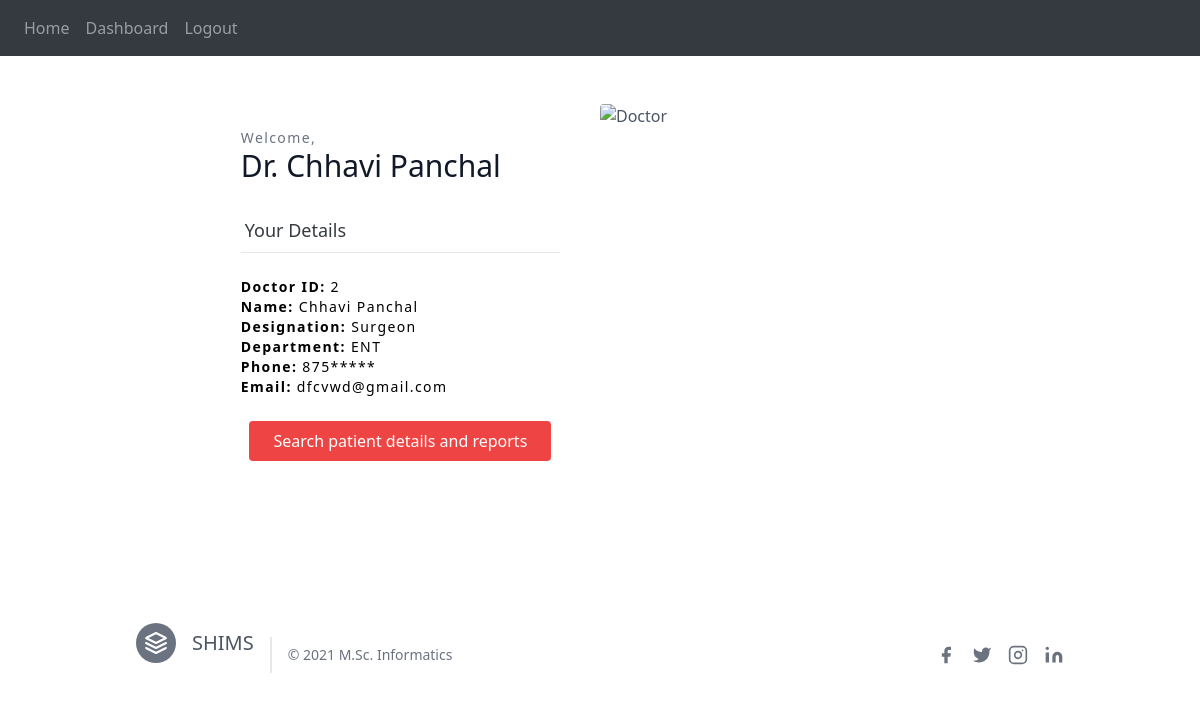
Page /doctor-dashboard (signed in) on the earlier database version.
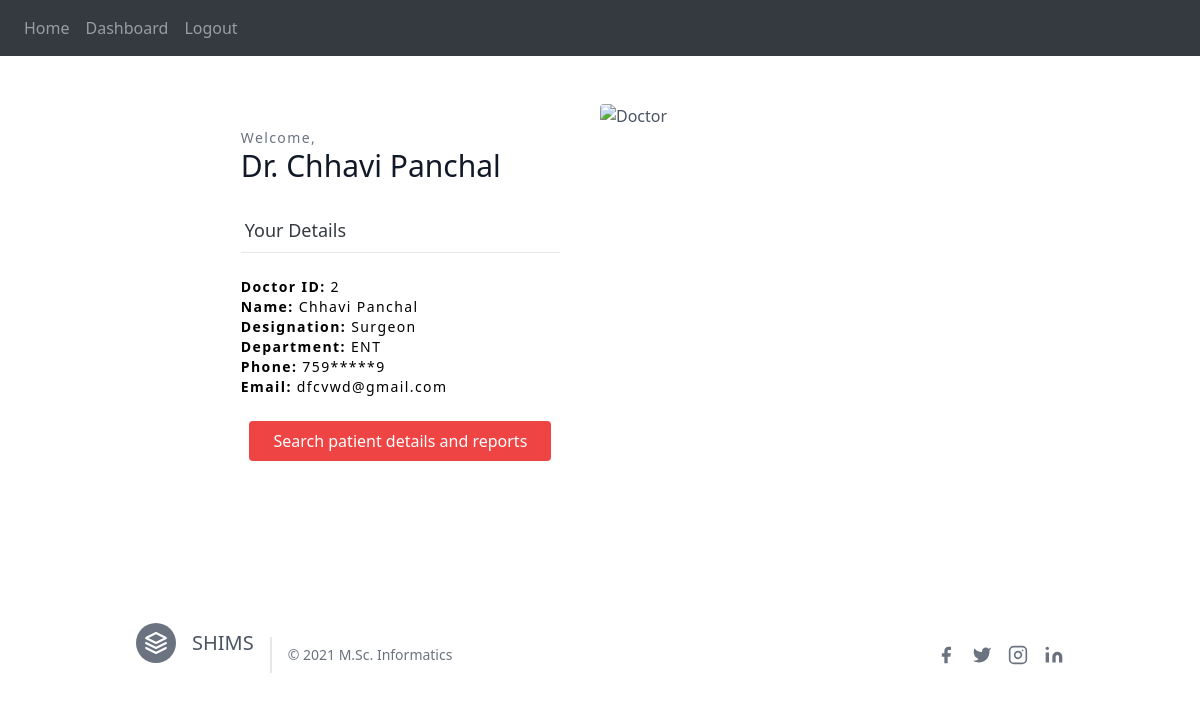
Same page on the later database version.
### website/models.py (models this page shows, shortened)
class User(db.Model, UserMixin):
    id = db.Column(db.Integer, primary_key=True)
    name = db.Column(db.String(150))
    date_of_birth = db.Column(db.String(10), nullable=True)
    blood_group = db.Column(db.String(3), nullable=True)
    gender = db.Column(db.String(6), nullable=True)
    phone = db.Column(db.String(12))
    email = db.Column(db.String(150), unique=True)
    password = db.Column(db.String(150))
    profession = db.Column(db.String(1))
    designation = db.Column(db.String(25), nullable=True)
    department = db.Column(db.String(60), nullable=True)
    reports = db.relationship('Report')

### website/views.py (the view)
@views.route('/doctor-dashboard')
@login_required
def doctor_dashboard():
    if(current_user.profession=="D"):
        return render_template("doctor_dashboard.html", user=current_user)
    else:
        flash("You can't access the page without authorization !!!", 'error')
        return render_template("home.html", user=current_user)

### website/__init__.py (called while the page is built)
def create_app():
    app = Flask(__name__)
    app.config['SECRET_KEY'] = 'bewufvcn rwhvnirwvinw'
    app.config['SQLALCHEMY_DATABASE_URI'] = f'sqlite:///{DB_NAME}'
    db.init_app(app)
    from .views import views
    from .auth import auth
    app.register_blueprint(views, url_prefix='/')
    app.register_blueprint(auth, url_prefix='/')
    from .models import Report, User
    create_database(app)
    login_manager = LoginManager(app)
    login_manager.login_view = 'views.home'
    login_manager.init_app(app)
    @login_manager.user_loader
    def load_user(id):
        return User.query.get(int(id))
    return app

### website/templates/doctor_dashboard.html (shortened to what this page needs)
{% extends "base.html" %}
{% block navbar %}
<nav class="navbar navbar-expand-lg navbar-dark bg-dark">
    <div class="collapse navbar-collapse" id="navbar">
      <div class="navbar-nav">
        {% if user.is_authenticated %}
        <a class="nav-item nav-link" id="home" href="/">Home</a>
        <a class="nav-item nav-link" id="dashboard" href="/doctor-dashboard">Dashboard</a>
        <a class="nav-item nav-link" id="logout" href="/logout">Logout</a>
        {% else %}
        <a class="nav-item nav-link" id="patient" href="/patient-landing">Patient</a>
        <a class="nav-item nav-link" id="doctor" href="/doctor-landing">Doctor</a>
        <a class="nav-item nav-link" id="admin" href="/admin-landing">Admin</a>
        {% endif %}
      </div>
    </div>
  </nav>
{% endblock %}
{% block content %}
<section class="text-gray-600 body-font overflow-hidden">
  <div class="container px-5 py-5 mx-auto">
    <div class="lg:w-4/5 mx-auto flex flex-wrap">
      <div class="lg:w-1/2 w-full lg:pr-10 lg:py-6 mb-6 lg:mb-0">
        <h2 class="text-sm title-font text-gray-500 tracking-widest">Welcome,</h2>
        <h1 class="text-gray-900 text-3xl title-font font-medium mb-4">{{"Dr. "+user.name}}</h1>
        <div class="flex mb-4">
          <h1 class="flex-grow text-dark border-b py-2 text-lg px-1">Your Details</h1>
        </div>
        <h3 class="text-sm title-font text-black tracking-widest"><b>Doctor ID: </b>{{user.id}}</h3>
        <h3 class="text-sm title-font text-black tracking-widest"><b>Name: </b>{{user.name}}</h3>
        <h3 class="text-sm title-font text-black tracking-widest"><b>Designation: </b>{{user.designation}}</h3>
        <h3 class="text-sm title-font text-black tracking-widest"><b>Department: </b>{{user.department}}</h3>
        <h3 class="text-sm title-font text-black tracking-widest"><b>Phone: </b>{{user.phone[:3]+"*****"+user.phone[8:]}}</h3>
        <h3 class="text-sm title-font text-black tracking-widest"><b>Email: </b>{{user.email}}</h3>
        <br>
        <div class="flex">
          <button onclick="document.location='search-patient'" class="flex ml-auto text-white bg-red-500 border-0 py-2 px-6 focus:outline-none hover:bg-red-600 rounded" style="margin: auto;">Search patient details and reports</button>
        </div>
        <br>
        <br>
      </div>
      <img alt="Doctor" class="lg:w-1/2 w-full lg:h-auto h-64 object-cover object-center rounded" src="https://source.unsplash.com/1600x900/?doctor">
    </div>
  </div>
</section>
{% endblock %}

Differences in the rows shown:
changed User "Dr. Chhavi Panchal": phone "875*****" → "759*****9"
